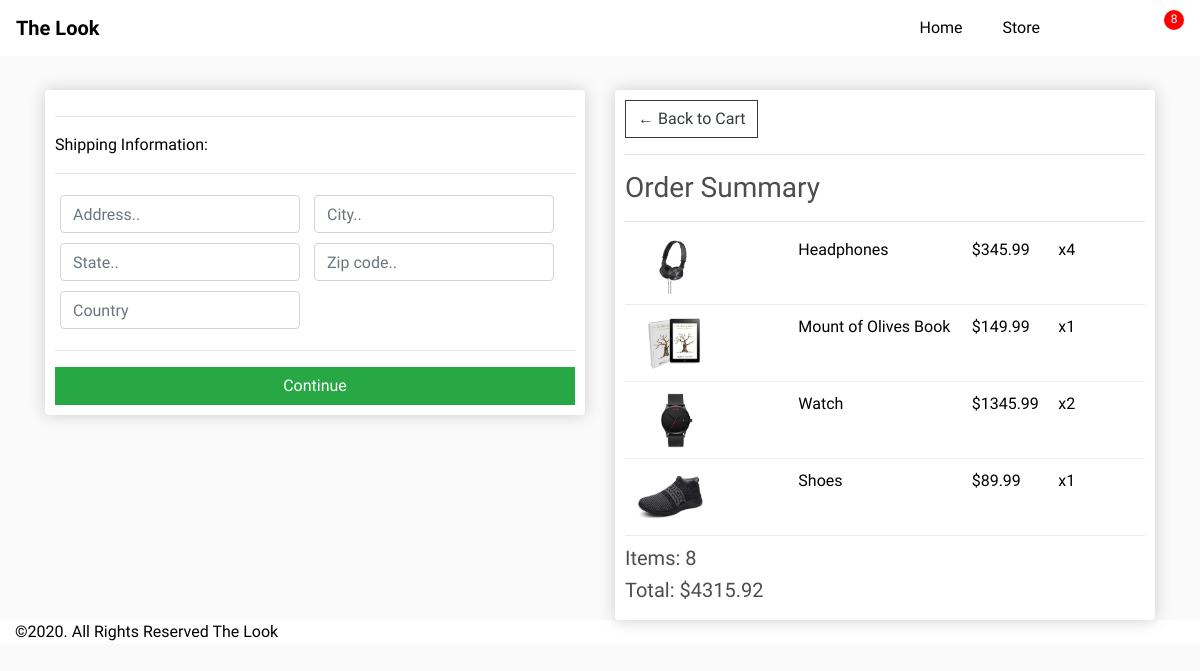
The app's page /checkout/ (signed in), older data.
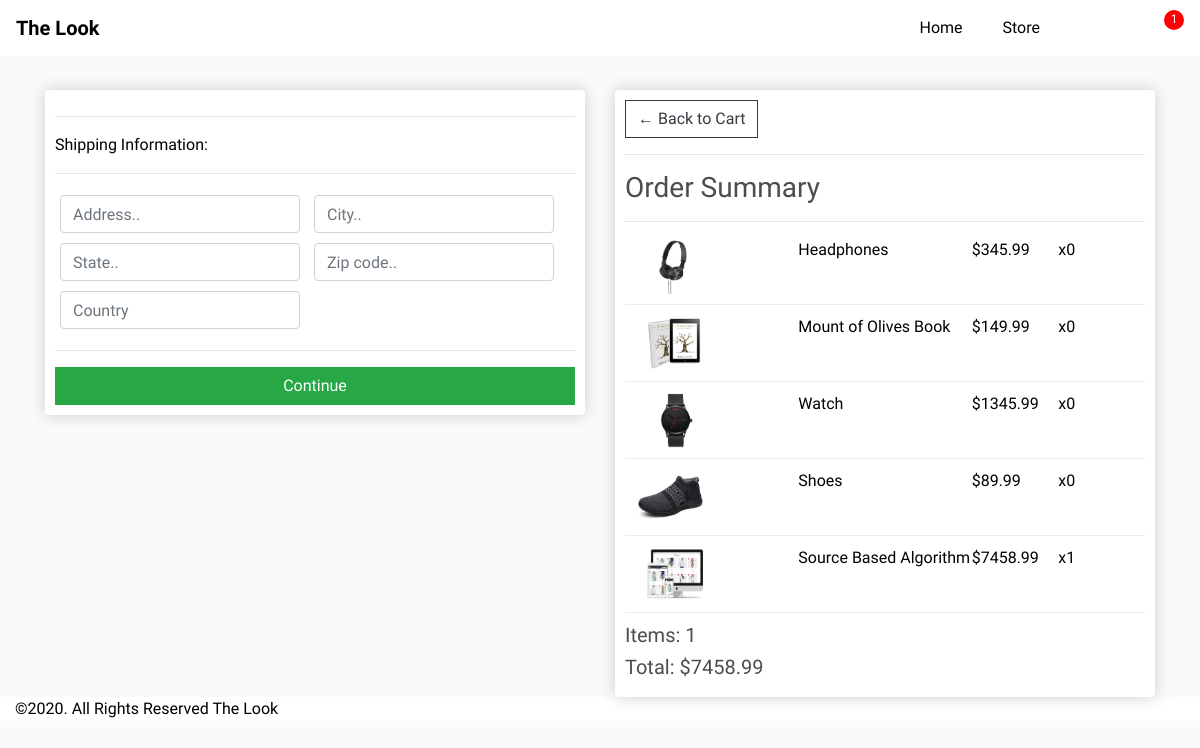
The same page, newer data.
### store/models.py (models this page shows, shortened)
class OrderItem(models.Model):
	product = models.ForeignKey(Product, on_delete=models.SET_NULL, null=True)
	order = models.ForeignKey(Order, on_delete=models.SET_NULL, null=True)
	quantity = models.IntegerField(default=0, null=True, blank=True)
	date_added = models.DateTimeField(auto_now_add=True)
	@property
	def get_total(self):
		total = self.product.price * self.quantity
		return total

class Product(models.Model):
	name = models.CharField(max_length=200)
	price = models.DecimalField(max_digits=7, decimal_places=2)
	digital = models.BooleanField(default=False,null=True, blank=True)
	brand = models.ForeignKey(Brand,on_delete=models.CASCADE)
	category = models.ManyToManyField(Category)
	collection = models.ManyToManyField(Collection)
	tags = models.ManyToManyField(Tag)
	image = models.ImageField(null=True, blank=True)
	@property
	def imageURL(self):
		try:
			url = self.image.url
		except:
			url = ''
		return url

class Order(models.Model):
	customer = models.ForeignKey(Customer, on_delete=models.SET_NULL, null=True, blank=True)
	date_ordered = models.DateTimeField(auto_now_add=True)
	complete = models.BooleanField(default=False)
	transaction_id = models.CharField(max_length=100, null=True)
	@property
	def shipping(self):
		shipping = False
		orderitems = self.orderitem_set.all()
		for i in orderitems:
			if i.product.digital == False:
				shipping = True
		return shipping
	@property
	def get_cart_total(self):
		orderitems = self.orderitem_set.all()
		total = sum([item.get_total for item in orderitems])
		return total
	@property
	def get_cart_items(self):
		orderitems = self.orderitem_set.all()
		total = sum([item.quantity for item in orderitems])
		return total

### store/views.py (the view)
# urls.py: path('checkout/', views.checkout_view, name="checkout"),
def checkout_view(request):
    data = cartData(request)
    items = data['items']
    order = data['order']
    cartItems = data['cartItems']
    context = {
       'items' : items,
       'order' : order,
       'cartItems' : cartItems,
       'shipping' : False,
    }
    return render(request, 'store/checkout.html', context)

### store/utils.py (called while the page is built)
def cartData(request):
	if request.user.is_authenticated:
		customer = request.user.customer
		order, created = Order.objects.get_or_create(customer=customer, complete=False)
		items = order.orderitem_set.all()
		cartItems = order.get_cart_items
	else:
		cookieData = cookieCart(request)
		cartItems = cookieData['cartItems']
		order = cookieData['order']
		items = cookieData['items']
	return {'cartItems':cartItems ,'order':order, 'items':items}

### store/templates/store/checkout.html (shortened to what this page needs)
{% extends 'store/main.html' %}
{% load static %}
{% block content %}
     <div class="row">
		<div class="col-lg-6">
			<div class="box-element" id="form-wrapper">
				<form id="form">
					<div id="shipping-info">
						<hr>
						<p>Shipping Information:</p>
						<hr>
						<div class="form-field">
							<input class="form-control" type="text" name="address" placeholder="Address..">
						</div>
						<div class="form-field">
							<input class="form-control" type="text" name="city" placeholder="City..">
						</div>
						<div class="form-field">
							<input class="form-control" type="text" name="state" placeholder="State..">
						</div>
						<div class="form-field">
							<input class="form-control" type="text" name="zipcode" placeholder="Zip code..">
						</div>
						<div class="form-field">
							<input class="form-control" type="text" name="country" placeholder="Country">
						</div>
					</div>
					<hr>
					<input id="form-button" class="btn btn-success btn-block" type="submit" value="Continue">
				</form>
			</div>
			<br>
		</div>
		<div class="col-lg-6">
			<div class="box-element">
				<a  class="btn btn-outline-dark" href="{% url 'cart' %}">&#x2190; Back to Cart</a>
				<hr>
				<h3>Order Summary</h3>
				<hr>
				{% for item in items %}
				<div class="cart-row">
					<div style="flex:2"><img class="row-image" src="{{item.product.imageURL}}"></div>
					<div style="flex:2"><p>{{item.product.name}}</p></div>
					<div style="flex:1"><p>${{item.product.price|floatformat:2}}</p></div>
					<div style="flex:1"><p>x{{item.quantity}}</p></div>
				</div>
				{% endfor %}
				<h5>Items:   {{order.get_cart_items}}</h5>
				<h5>Total:   ${{order.get_cart_total|floatformat:2}}</h5>
			</div>
		</div>
	</div>
{% endblock content %}

Row changes from the older to the newer data that the page shows:
changed OrderItem "Headphones": quantity "4" → "0"
changed OrderItem "Mount of Olives Book": quantity "1" → "0"
changed OrderItem "Watch": quantity "2" → "0"
changed OrderItem "Shoes": quantity "1" → "0"
added OrderItem: product.imageURL (picture), product.name "Source Based Algorithm", product.price "7458.99", quantity "1"
changed through a linked row, Order: get_cart_items "8" → "1"; get_cart_total "4315.92" → "7458.99"
Text that changed along with them:
{{ cartItems }}: "8" → "1"
